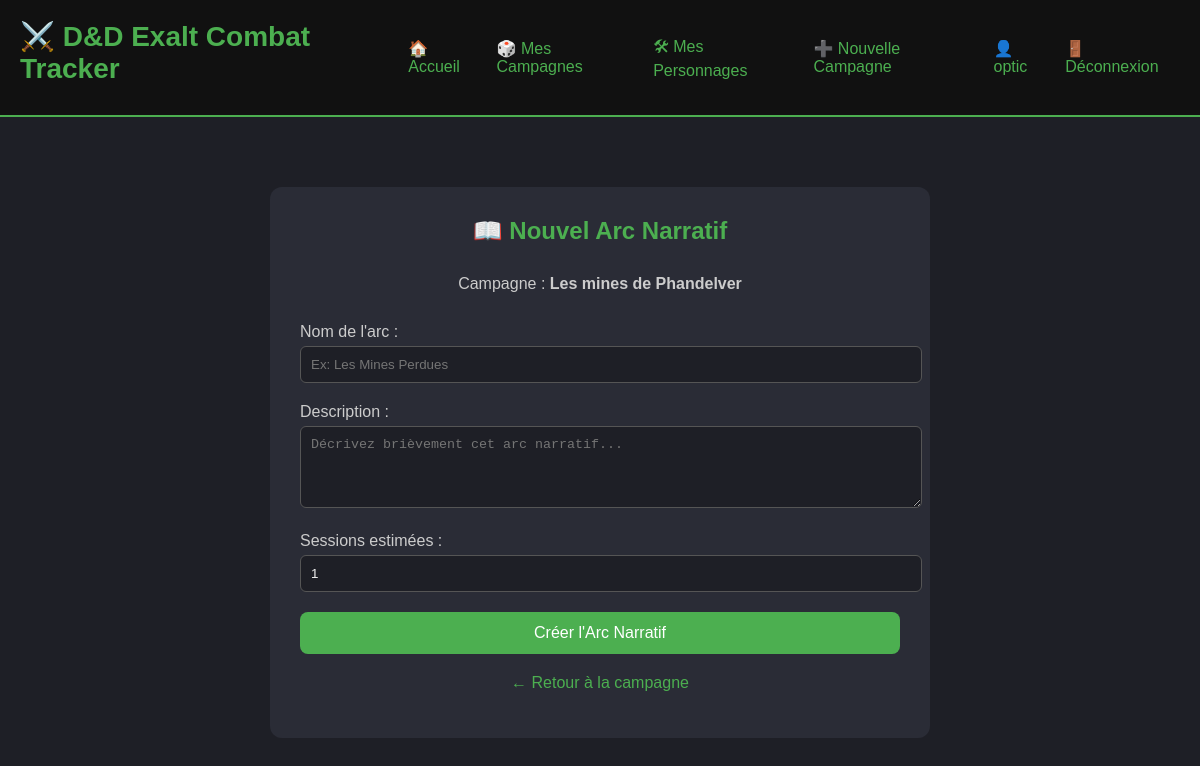
Before: /story_arc/campaign/1/create (signed in) with the older database file.
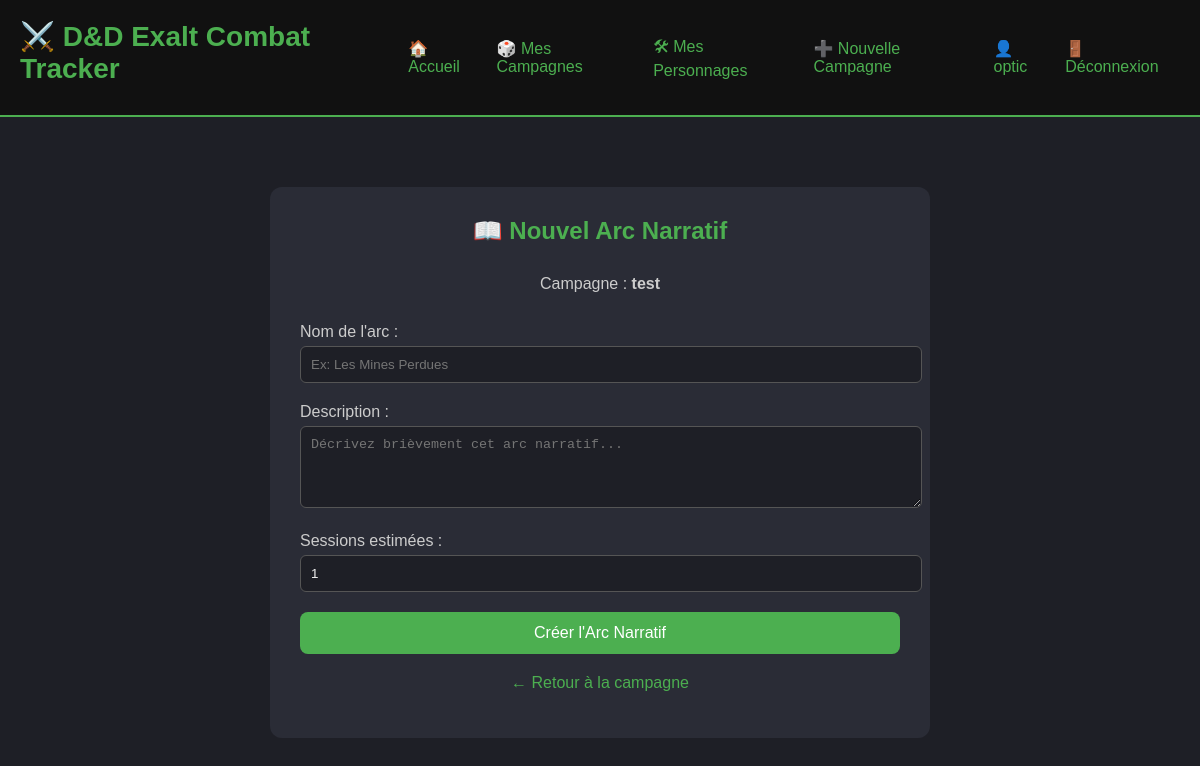
After: the same page with the newer database file.
### app/models/campaign.py (models this page shows, shortened)
class Campaign(db.Model):
    id = db.Column(db.Integer, primary_key=True)
    name = db.Column(db.String(100), nullable=False)
    description = db.Column(db.Text)
    mj_id = db.Column(db.Integer, db.ForeignKey('user.id'), nullable=False)
    is_active = db.Column(db.Boolean, default=True)
    created_at = db.Column(db.DateTime, default=datetime.utcnow)
    mj = db.relationship('User', backref=db.backref('owned_campaigns', lazy=True))
    members = db.relationship('CampaignMember', backref='campaign', cascade='all, delete-orphan')

### app/routes/story_arc.py (the view, shortened to what this page needs)
@bp.route('/campaign/<int:campaign_id>/create', methods=['GET', 'POST'])
@login_required
def create_arc(campaign_id):
    campaign = CampaignService.get_campaign_with_access_check(campaign_id, g.current_user.id)
    if not campaign or not g.current_user.is_mj_of(campaign):
        flash('Seul le MJ peut créer des arcs narratifs.', 'error')
        return redirect(url_for('campaign.view_campaign', campaign_id=campaign_id))
    return render_template('story_arc/create_arc.html', campaign=campaign)

### app/models/user.py (called while the page is built)
    def is_mj_of(self, campaign):
        return campaign.mj_id == self.id

    def can_access_campaign(self, campaign):
        return self.is_mj_of(campaign) or self.is_member_of(campaign) or self.role == 'Admin'

### app/services/auth_service.py (called while the page is built)
    @staticmethod
    def get_user_by_id(user_id):
        return User.query.get(user_id)

### app/services/campaign_service.py (called while the page is built)
    @staticmethod
    def get_campaign_with_access_check(campaign_id, user_id):
        campaign = Campaign.query.get_or_404(campaign_id)
        user = User.query.get_or_404(user_id)
        if not user.can_access_campaign(campaign):
            return None
        return campaign

### templates/story_arc/create_arc.html
{% extends "base.html" %}
{% block content %}
<div style="max-width: 600px; margin: 50px auto; background: #2a2c36; padding: 30px; border-radius: 12px;">
    <h2 style="text-align: center; color: #4caf50; margin-bottom: 30px;">📖 Nouvel Arc Narratif</h2>
    <p style="text-align: center; color: #ccc; margin-bottom: 30px;">Campagne : <strong>{{ campaign.name }}</strong></p>
    <form method="POST">
        <div style="margin-bottom: 20px;">
            <label for="name" style="color: #ccc; display: block; margin-bottom: 5px;">Nom de l'arc :</label>
            <input type="text" id="name" name="name" required
                   style="width: 100%; padding: 10px; border-radius: 6px; border: 1px solid #555; background: #1e1f26; color: #f0f0f0;"
                   placeholder="Ex: Les Mines Perdues">
        </div>
        <div style="margin-bottom: 20px;">
            <label for="description" style="color: #ccc; display: block; margin-bottom: 5px;">Description :</label>
            <textarea id="description" name="description" rows="4"
                      style="width: 100%; padding: 10px; border-radius: 6px; border: 1px solid #555; background: #1e1f26; color: #f0f0f0;"
                      placeholder="Décrivez brièvement cet arc narratif..."></textarea>
        </div>
        <div style="margin-bottom: 20px;">
            <label for="estimated_sessions" style="color: #ccc; display: block; margin-bottom: 5px;">Sessions estimées :</label>
            <input type="number" id="estimated_sessions" name="estimated_sessions" value="1" min="1"
                   style="width: 100%; padding: 10px; border-radius: 6px; border: 1px solid #555; background: #1e1f26; color: #f0f0f0;">
        </div>
        <button type="submit" class="btn-primary"
                style="width: 100%; padding: 12px; font-size: 16px; border-radius: 8px; background: #4caf50; color: white; border: none; cursor: pointer;">
            Créer l'Arc Narratif
        </button>
    </form>
    <p style="text-align: center; margin-top: 20px; color: #ccc;">
        <a href="{{ url_for('campaign.view_campaign', campaign_id=campaign.id) }}" style="color: #4caf50;">← Retour à la campagne</a>
    </p>
</div>
{% endblock %}

Changed rows visible on the page:
changed Campaign: name "Les mines de Phandelver" → "test"
